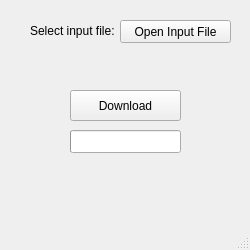
<?xml version="1.0" encoding="UTF-8"?>
<ui version="4.0">
 <class>MainWindow</class>
 <widget class="QMainWindow" name="MainWindow">
  <property name="geometry">
   <rect>
    <x>0</x>
    <y>0</y>
    <width>250</width>
    <height>250</height>
   </rect>
  </property>
  <property name="windowTitle">
   <string>Downloader</string>
  </property>
  <property name="animated">
   <bool>false</bool>
  </property>
  <widget class="QWidget" name="centralwidget">
   <widget class="QWidget" name="widget" native="true">
    <property name="geometry">
     <rect>
      <x>20</x>
      <y>10</y>
      <width>211</width>
      <height>181</height>
     </rect>
    </property>
    <widget class="QLabel" name="label">
     <property name="geometry">
      <rect>
       <x>10</x>
       <y>10</y>
       <width>111</width>
       <height>21</height>
      </rect>
     </property>
     <property name="text">
      <string>Select input file: </string>
     </property>
    </widget>
    <widget class="QPushButton" name="InputFile">
     <property name="geometry">
      <rect>
       <x>100</x>
       <y>10</y>
       <width>111</width>
       <height>23</height>
      </rect>
     </property>
     <property name="text">
      <string>Open Input File</string>
     </property>
    </widget>
    <widget class="QPushButton" name="Download">
     <property name="geometry">
      <rect>
       <x>50</x>
       <y>80</y>
       <width>111</width>
       <height>31</height>
      </rect>
     </property>
     <property name="text">
      <string>Download</string>
     </property>
    </widget>
    <widget class="QProgressBar" name="ProgressBar">
     <property name="geometry">
      <rect>
       <x>50</x>
       <y>120</y>
       <width>111</width>
       <height>23</height>
      </rect>
     </property>
     <property name="autoFillBackground">
      <bool>false</bool>
     </property>
     <property name="maximum">
      <number>10</number>
     </property>
     <property name="value">
      <number>0</number>
     </property>
     <property name="textVisible">
      <bool>false</bool>
     </property>
    </widget>
    <widget class="QLabel" name="Failed">
     <property name="geometry">
      <rect>
       <x>80</x>
       <y>150</y>
       <width>61</width>
       <height>16</height>
      </rect>
     </property>
     <property name="text">
      <string/>
     </property>
    </widget>
   </widget>
  </widget>
  <widget class="QMenuBar" name="menubar">
   <property name="geometry">
    <rect>
     <x>0</x>
     <y>0</y>
     <width>250</width>
     <height>21</height>
    </rect>
   </property>
  </widget>
  <widget class="QStatusBar" name="statusbar"/>
 </widget>
 <resources/>
 <connections/>
</ui>
